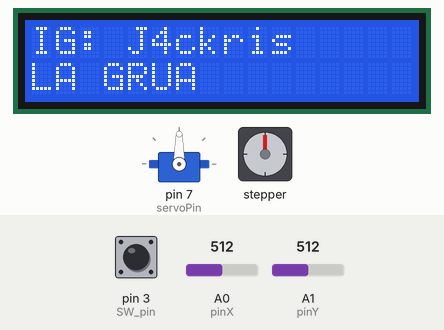
This sketch was run on a simulated Arduino Uno, built with avr-gcc and run on an emulated ATmega328P. On the bench: servo, 16×2 character LCD, stepper motor. The test bench sets the inputs (shaded band); at power-on: A1 (pinY) = 512, A0 (pinX) = 512, pin 3 (SW_pin) HIGH. Stepper angles assume 2048 steps per turn; what the sketch prints to the serial monitor is not drawn.

Above: at 1.2 s.
1.3 s: A1 (pinY) set to 53
2.8 s: A1 (pinY) set to 46
At 3.0 s:
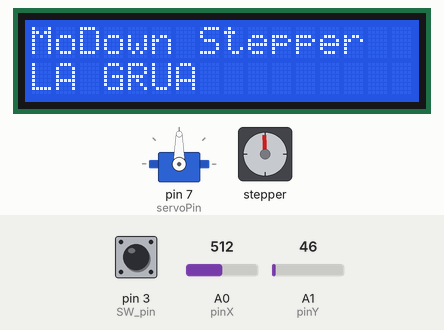
At 3.94 s:
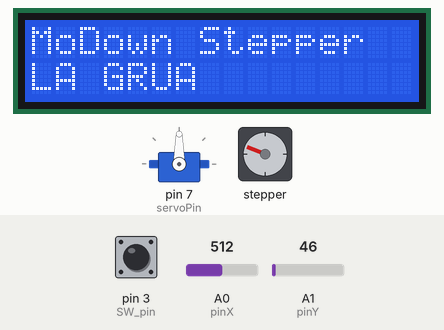
5.2 s: A0 (pinX) set to 716
7.8 s: pin 3 (SW_pin) pulled LOW for 0.15 s
At 8.67 s:
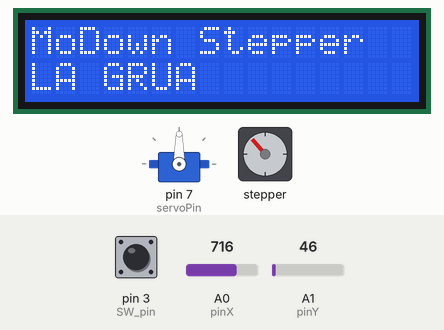
10.9 s: A1 (pinY) set to 122
13.9 s: A0 (pinX) set to 693
At 15.1 s:
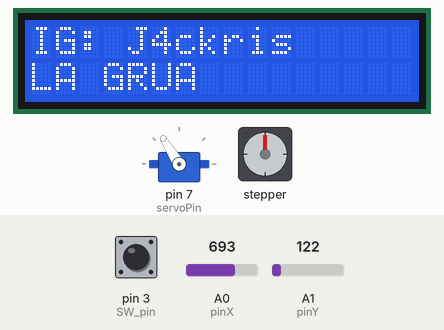
Timing chart, 0 to 16.9 s (numbered marks = the images above; inputs shaded):
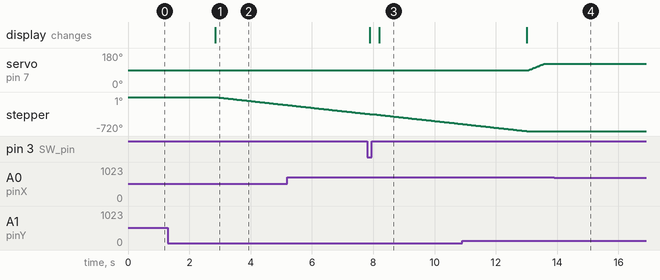

The sketch:

crane_code.ino
```cpp
#include <Servo.h>
#include <Stepper.h>

// Librerías necesarias
#include <ShiftedLCD.h>
#include <SPI.h>

// Define los pines del joystick
const int pinX = A0; // Conexión analógica para el eje X
const int pinY = A1; // Conexión analógica para el eje Y

// Define los pines para el motor paso a paso y el servo
const int motorPin1 = 8;
const int motorPin2 = 9;
const int motorPin3 = 6;
const int motorPin4 = 12;

const int servoPin = 7; // Pin del Servo

// Número de pasos por revolución del motor
const int stepsPerRevolution = 2048;

// Rango de movimiento para el servo
const int servoMinAngle = 0;
const int servoMaxAngle = 180;

const int servoRestAngle = 90; // Angulo en el que el servo se detendrá al presionar el botón

// Delay de movientos del servo
const int servoMoveDelay = 15; // Ajusta este valor según sea necesario para cambiar la velocidad

bool buttonpressed = false;

int lastServoPosition = servoRestAngle; // Almacena la última posición del servo

const int SW_pin = 3;

const int Redled = 4;

// Crea objetos para el servo y el motor paso a paso
Servo myservo;
Stepper myStepper(stepsPerRevolution, motorPin1, motorPin3, motorPin2, motorPin4);
LiquidCrystal lcd(10);

void setup() {

  pinMode(SW_pin, INPUT_PULLUP);

  myservo.attach(servoPin);
  myservo.write(servoRestAngle); // Inicia el servo en 90 grados

  Serial.begin(9600);
  lcd.begin(16, 2);


}

void loop() {

  // Lee los valores de los ejes X y Y del joystick
  int xValue = analogRead(pinX);
  int yValue = analogRead(pinY);

  // Mapea los valores del joystick al rango de ángulos para el servo
  int servoAngle = map(xValue, 0, 1023, servoMinAngle, servoMaxAngle);

  // Mapea los valores del joystick a la velocidad para el motor paso a paso
  int stepperSpeed = map(yValue, 0, 1023, 0, 1000);

  int buttonState = digitalRead(SW_pin);

  if (buttonState == LOW && !buttonpressed){

    Serial.print(" -- Button is pressed! -- ");

    buttonpressed = true;

    lastServoPosition = myservo.read(); // Almacena la posición actual del servo

  } else if (buttonState == HIGH && buttonpressed) {

    Serial.println(" -- Button is not pressed. -- ");

    buttonpressed = false;

  }

  if (buttonpressed){

    myservo.write(lastServoPosition); // Mueve el servo a la última posición almacenada
    delay(servoMoveDelay); // Introduce un retraso para ralentizar el movimiento del servo

  } else {

    // Mueve el servo a la posición deseada con retraso

    for ( int angle = myservo.read(); angle != servoAngle; angle += ( servoAngle > myservo.read() ) ? 1 : -1 ) {

      myservo.write(angle);

      delay(servoMoveDelay);

    }

  }

  // Si el eje Y está en movimiento, mueve el motor paso a paso
  if (yValue > 900) {

    digitalWrite(Redled, HIGH);

    myStepper.setSpeed(12);
    myStepper.step(stepsPerRevolution);

    digitalWrite(Redled, LOW);

  } else if (yValue < 50) {

    digitalWrite(Redled, HIGH);

    myStepper.setSpeed(12);

    lcd.setCursor(0, 0);

    lcd.print("Moving Stepper");

    lcd.setCursor(2, 0);

    lcd.print("Down");

    myStepper.step(-stepsPerRevolution);

    digitalWrite(Redled, LOW);

    lcd.print(millis()/1000);


  }

  lcd.setCursor(0, 0);

  lcd.print("IG: J4ckris                        ");
  lcd.print("     LA GRUA                        ");


  // print the number of seconds since reset:

  lcd.print(millis()/1000);

  // Debug
  Serial.print("Servo : ");
  Serial.print(xValue);
  Serial.print(", Stepper: ");
  Serial.println(yValue);

  delay(50);
}
```

Measured:
- the behaviour switches between 50 and 49 on A1 (pinY) (found by bisection; images 0 and 1)
- the behaviour switches between 694 and 693 on A0 (pinX) (found by bisection; images 3 and 4)
- after the input at 1.3 s, every drawn part: stays the same
- after the input at 2.8 s, stepper: keeps turning counter-clockwise at about 72°/s, starting at once; the display: changes at once (image 1)
- after the input at 7.8 s, servo on pin 7 (servoPin): stays 90° (without the input it goes to 91° after 0.16 s)
- after the input at 13.9 s, servo on pin 7 (servoPin): 124° → 122° after 0.07 s
